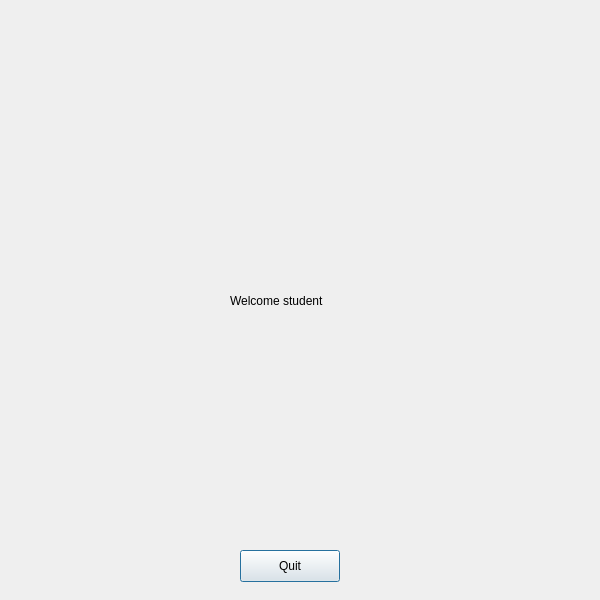
<?xml version="1.0" encoding="UTF-8"?>
<ui version="4.0">
 <class>stwindow</class>
 <widget class="QDialog" name="stwindow">
  <property name="geometry">
   <rect>
    <x>0</x>
    <y>0</y>
    <width>600</width>
    <height>600</height>
   </rect>
  </property>
  <property name="windowTitle">
   <string>Dialog</string>
  </property>
  <widget class="QLabel" name="label">
   <property name="geometry">
    <rect>
     <x>230</x>
     <y>220</y>
     <width>111</width>
     <height>161</height>
    </rect>
   </property>
   <property name="text">
    <string>Welcome student</string>
   </property>
  </widget>
  <widget class="QPushButton" name="quit_button">
   <property name="geometry">
    <rect>
     <x>240</x>
     <y>550</y>
     <width>100</width>
     <height>32</height>
    </rect>
   </property>
   <property name="text">
    <string>Quit</string>
   </property>
  </widget>
 </widget>
 <resources/>
 <connections/>
</ui>
